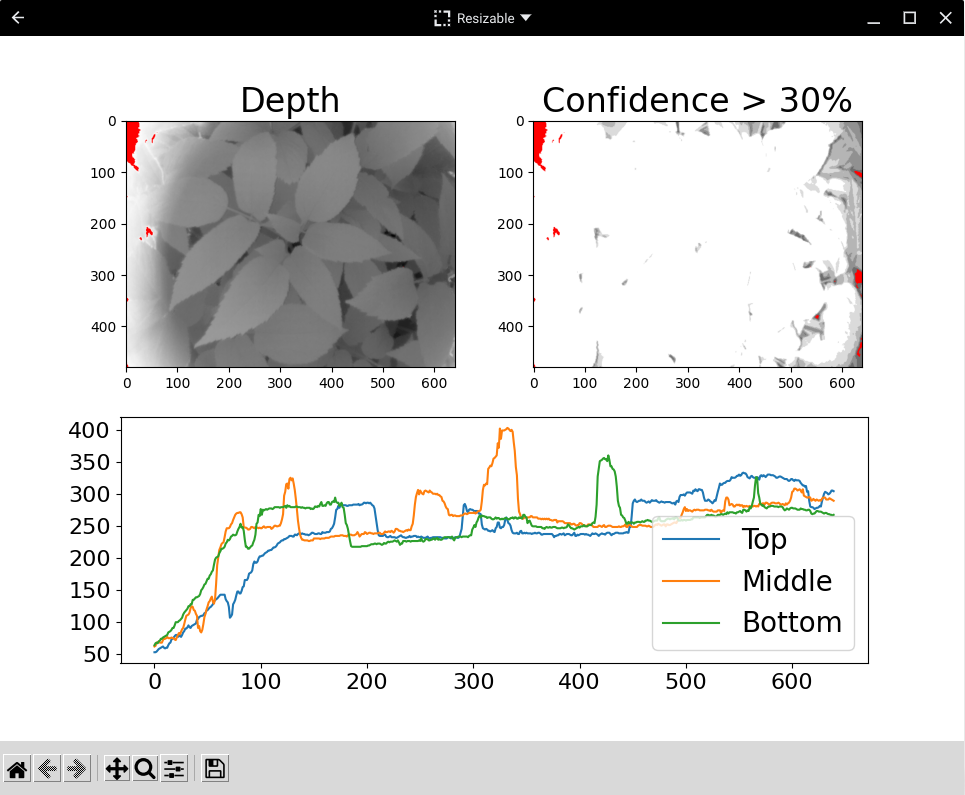

Python code for this plot:
import sys
from depthcamera import loader as ldr
from depthcamera import imagemaker as imk
from depthcamera import depthframe as dfm
from matplotlib import pyplot as plt

# Get a frame from file
ok=ldr.load_file("leaves.dcam")
if not ok:
    print("Oh dear, something went wrong!")
    sys.exit()
# Create a pyplot figure
fig=plt.figure(figsize=(18,10))
# Get the frames we want images of
dfr=ldr.get_depth()
confr=ldr.get_depth_confidence()
# Work out the range we want for the depth image
sz=dfm.get_depth_minmax(dfr)
# Subplot 1 - Depth image
dim=imk.make_depth_image(dfr,mindepth=sz[0],maxdepth=sz[1])
fig.add_subplot(2,2,1)
plt.imshow(dim,cmap='gray',aspect='equal')
plt.title("Depth", fontsize=24)
# Subplot 2 - Depth confidence image
conim=imk.make_confidence_image(confr, 30)
fig.add_subplot(2,2,2)
plt.imshow(conim,cmap='gray',aspect='equal')
plt.title("Confidence > 30%", fontsize=24)
#Subplot 3 - Horizontal sections
dh=ldr.get_depth_height()
s1=dfm.get_horiz_depth_slice(dfr,int(dh/4),zero=None)
s2=dfm.get_horiz_depth_slice(dfr,int(dh/4)*2,zero=None)
s3=dfm.get_horiz_depth_slice(dfr,int(dh/4)*3,zero=None)
fig.add_subplot(2,1,2)
plt.plot(s1,label="Top")
plt.plot(s2,label="Middle")
plt.plot(s3,label="Bottom")
plt.xticks(fontsize=16)
plt.yticks(fontsize=16)
plt.legend(fontsize=20)
# Display the figure
plt.show()
